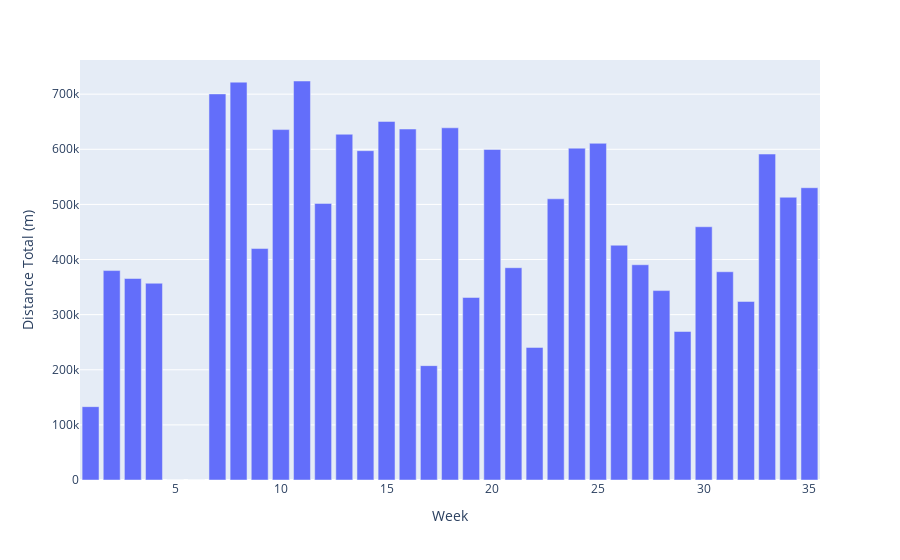

Source (notebook cell):
### Markdown cell above
**Visualiser la somme de la distance totale de l'équipe pour chaque semaine**

### Code cell
df_hebdo_total = df_plot.groupby(['Week']).agg(agg_func_hebdo)
df_hebdo_total.reset_index(inplace=True)

px.bar(df_hebdo_total, x='Week', y='Distance Total (m)')

### Figure 1 — Plotly figure (JSON) as saved in the notebook; plotly's stock layout.template omitted (floating-point values rounded to 4 significant figures)
{"data": [{"alignmentgroup": "True", "hovertemplate": "Week=%{x}<br>Distance Total (m)=%{y}<extra></extra>", "legendgroup": "", "marker": {"color": "#636efa"}, "name": "", "offsetgroup": "", "orientation": "v", "showlegend": false, "textposition": "auto", "type": "bar", "x": [1, 2, 3, 4, 5, 6, 7, 8, 9, 10, 11, 12, 13, 14, 15, 16, 17, 18, 19, 20, 21, 22, 23, 24, 25, 26, 27, 28, 29, 30, 31, 32, 33, 34, 35], "xaxis": "x", "y": [133079, 379960, 365550, 356959, 0, 0, 700479, 721817, 419927, 635754, 723895, 501792, 627312, 597483, 650543, 636780, 207505, 638994, 331170, 599686, 385155, 240559, 510148, 602072, 610837, 425949, 390543, 343644, 269397, 459441, 377814, 323917, 591373, 512988, 530269], "yaxis": "y"}], "layout": {"barmode": "relative", "legend": {"tracegroupgap": 0}, "margin": {"t": 60}, "xaxis": {"anchor": "y", "domain": [0, 1], "title": {"text": "Week"}}, "yaxis": {"anchor": "x", "domain": [0, 1], "title": {"text": "Distance Total (m)"}}}}
